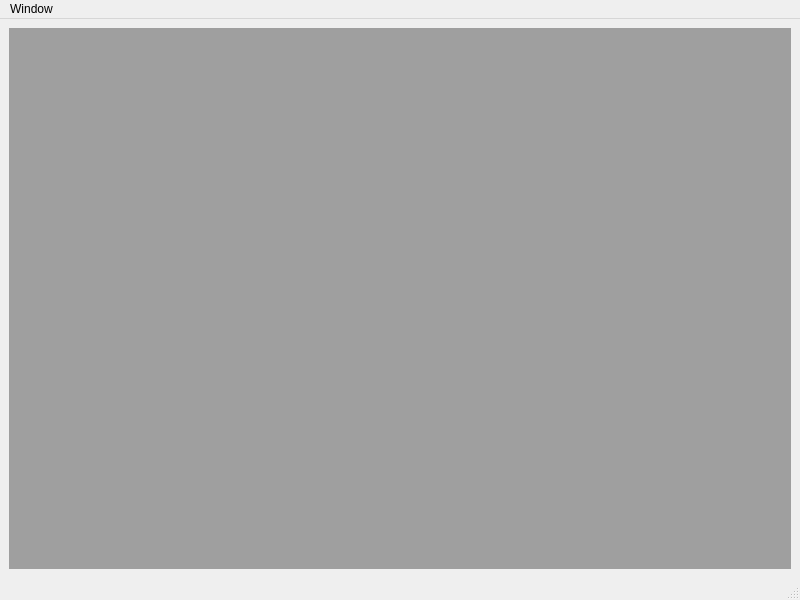
<?xml version="1.0" encoding="UTF-8"?>
<ui version="4.0">
 <class>MainMDIDisplay</class>
 <widget class="QMainWindow" name="MainMDIDisplay">
  <property name="geometry">
   <rect>
    <x>0</x>
    <y>0</y>
    <width>800</width>
    <height>600</height>
   </rect>
  </property>
  <property name="windowTitle">
   <string>UAV Forge Ground Station</string>
  </property>
  <widget class="QWidget" name="centralwidget">
   <layout class="QGridLayout" name="gridLayout">
    <item row="0" column="0">
     <widget class="QMdiArea" name="mdiArea"/>
    </item>
    <item row="1" column="0">
     <layout class="QHBoxLayout" name="horizontalLayout"/>
    </item>
   </layout>
  </widget>
  <widget class="QMenuBar" name="menubar">
   <property name="geometry">
    <rect>
     <x>0</x>
     <y>0</y>
     <width>800</width>
     <height>22</height>
    </rect>
   </property>
   <widget class="QMenu" name="menuWindow">
    <property name="title">
     <string>Window</string>
    </property>
    <addaction name="actionShow_Control_Panel"/>
   </widget>
   <addaction name="menuWindow"/>
  </widget>
  <widget class="QStatusBar" name="statusbar"/>
  <action name="actionShow_Control_Panel">
   <property name="text">
    <string>Show Control Panel</string>
   </property>
   <property name="whatsThis">
    <string extracomment="Creates a new Control Panel if the current one was closed."/>
   </property>
   <property name="autoRepeat">
    <bool>true</bool>
   </property>
   <property name="iconVisibleInMenu">
    <bool>true</bool>
   </property>
  </action>
 </widget>
 <resources/>
 <connections/>
</ui>
